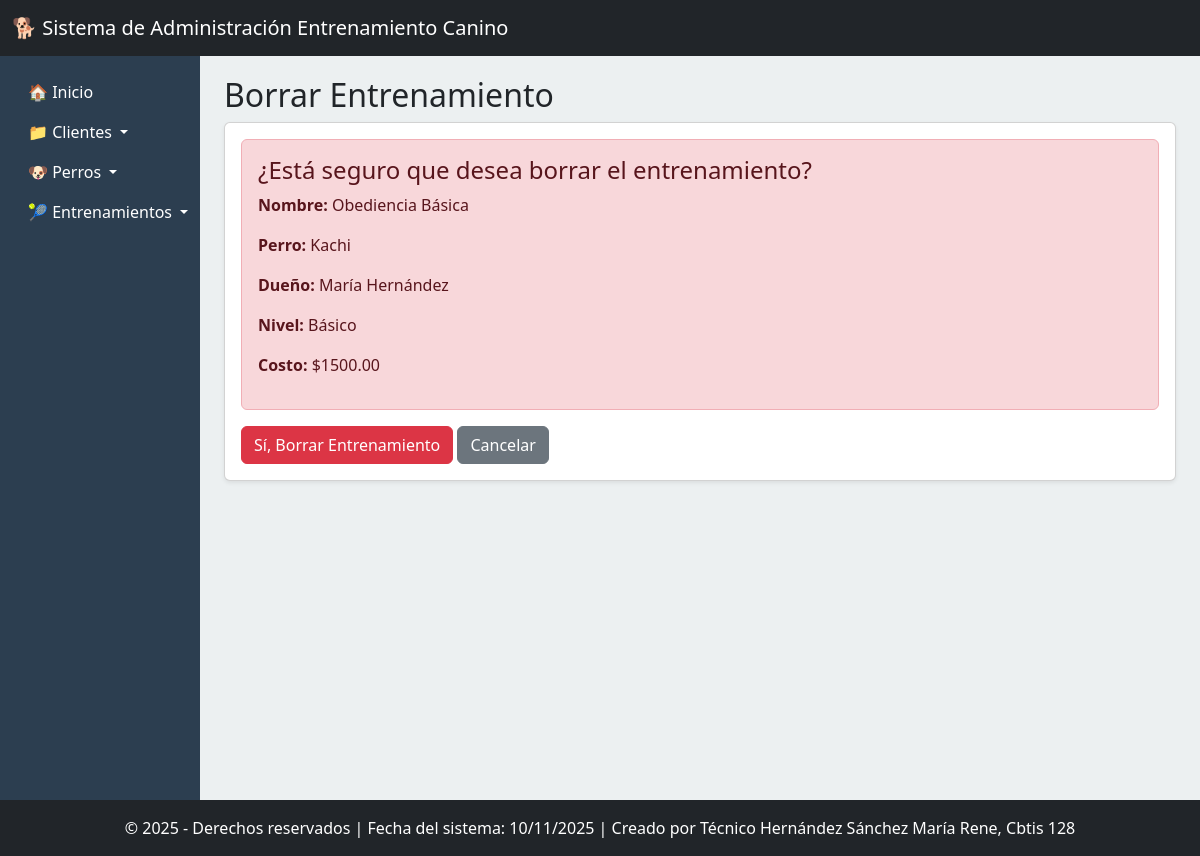
/borrar-entrenamiento/1/, run on the app's committed database.
### app_Entrenamiento_Canino/models.py (models this page shows, shortened)
class Entrenamiento(models.Model):
    id_entrenamiento = models.AutoField(primary_key=True)
    perro = models.ForeignKey(Perro, on_delete=models.CASCADE, related_name='entrenamientos')
    nombre = models.CharField(max_length=100)
    descripcion = models.CharField(max_length=100)
    fecha_inicio = models.DateField()
    duracion_horas = models.DecimalField(max_digits=4, decimal_places=2)
    lugar = models.CharField(max_length=200)
    nivel = models.CharField(max_length=50)
    costo = models.DecimalField(max_digits=6, decimal_places=2)

class Perro(models.Model):
    id_perro = models.AutoField(primary_key=True)
    cliente = models.ForeignKey(Cliente, on_delete=models.CASCADE, related_name='perros')
    nombre = models.CharField(max_length=50)
    raza = models.CharField(max_length=50)
    fecha_nacimiento = models.DateField()
    color = models.CharField(max_length=50)
    peso = models.DecimalField(max_digits=5, decimal_places=2)

class Cliente(models.Model):
    id_cliente = models.AutoField(primary_key=True)
    nombre = models.CharField(max_length=100)
    direccion = models.CharField(max_length=100)
    telefono = models.CharField(max_length=20)
    email = models.EmailField(max_length=100, unique=True)
    fecha_registro = models.DateField()
    fecha_nacimiento = models.DateField()
    comentarios = models.CharField(max_length=100, blank=True, null=True)

### app_Entrenamiento_Canino/views.py (the view)
# urls.py: path('borrar-entrenamiento/<int:id_entrenamiento>/', views.borrar_entrenamiento, name='borrar_entrenamiento'),
def borrar_entrenamiento(request, id_entrenamiento):
    entrenamiento = get_object_or_404(Entrenamiento, id_entrenamiento=id_entrenamiento)
    if request.method == 'POST':
        entrenamiento.delete()
        return redirect('ver_entrenamiento')
    return render(request, 'entrenamientos/borrar_entrenamiento.html', {'entrenamiento': entrenamiento})

### app_Entrenamiento_Canino/templates/entrenamientos/borrar_entrenamiento.html (shortened to what this page needs)
{% extends 'base.html' %}
{% block content %}
<div class="row">
    <div class="col-12">
        <h2>Borrar Entrenamiento</h2>
        <div class="card shadow-sm">
            <div class="card-body">
                <div class="alert alert-danger">
                    <h4>¿Está seguro que desea borrar el entrenamiento?</h4>
                    <p><strong>Nombre:</strong> {{ entrenamiento.nombre }}</p>
                    <p><strong>Perro:</strong> {{ entrenamiento.perro.nombre }}</p>
                    <p><strong>Dueño:</strong> {{ entrenamiento.perro.cliente.nombre }}</p>
                    <p><strong>Nivel:</strong> {{ entrenamiento.nivel }}</p>
                    <p><strong>Costo:</strong> ${{ entrenamiento.costo }}</p>
                </div>
                <form method="POST">
                    <button type="submit" class="btn btn-danger">Sí, Borrar Entrenamiento</button>
                    <a href="{% url 'ver_entrenamiento' %}" class="btn btn-secondary">Cancelar</a>
                </form>
            </div>
        </div>
    </div>
</div>
{% endblock %}

### app_Entrenamiento_Canino/templates/base.html (style rules this page uses)
body { background-color: #f8f9fa; padding-top: 56px; }

### data on the page
Entrenamiento: nombre "Obediencia Básica", perro.nombre "Kachi", perro.cliente.nombre "María Hernández", nivel "Básico", costo "1500.00"
